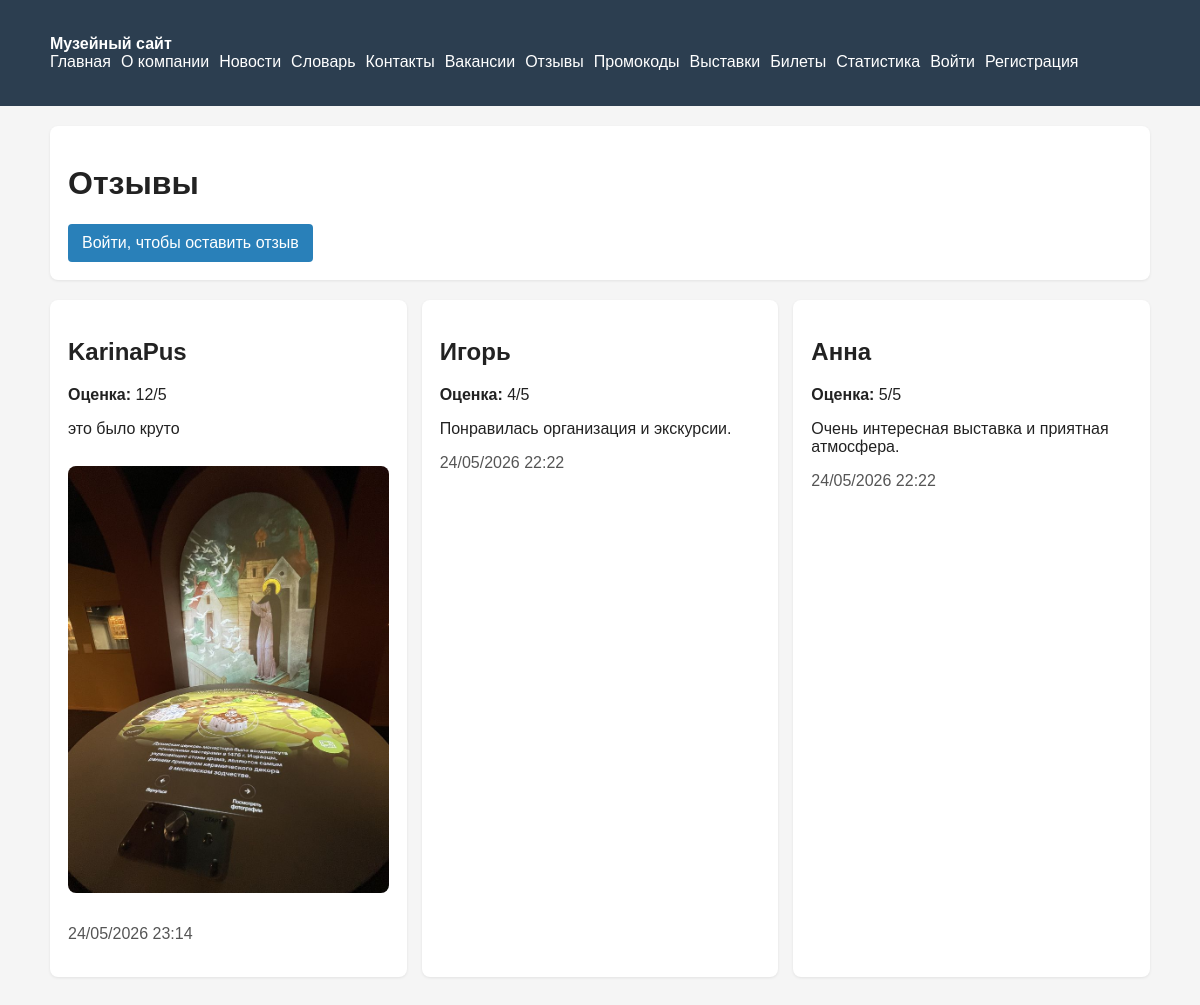
The page /reviews/ on the database as committed earlier.
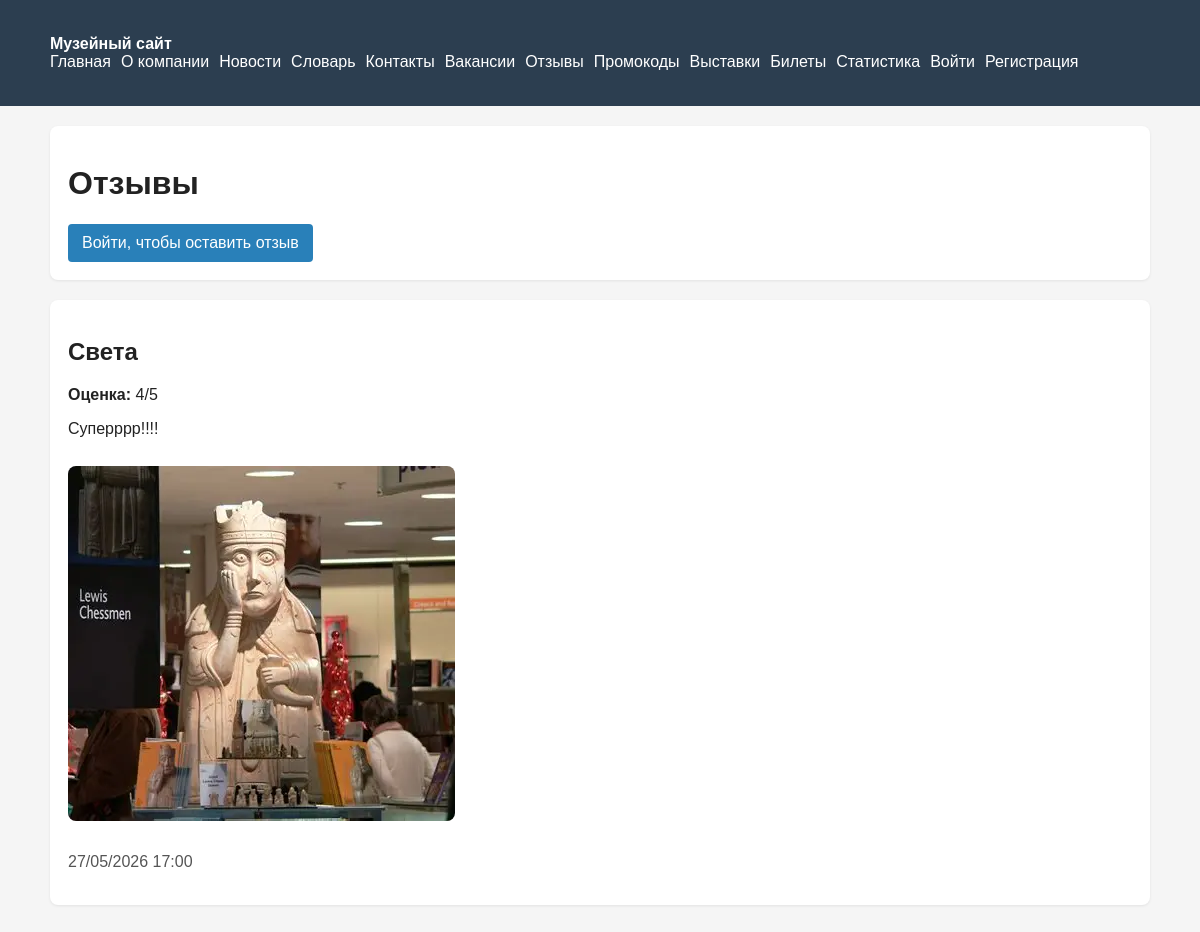
The same page on the database as committed later.
### museum/models.py (models this page shows, shortened)
class Review(models.Model):
    visitor = models.ForeignKey("Visitor", on_delete=models.SET_NULL, null=True, blank=True, related_name="reviews")
    author_name = models.CharField(max_length=120, blank=True)
    rating = models.PositiveSmallIntegerField(validators=[MinValueValidator(1), MaxValueValidator(5)])
    text = models.TextField()
    image = models.FileField(upload_to="reviews/", blank=True, null=True)
    created_at = models.DateTimeField(auto_now_add=True)

### museum/views.py (the view)
# urls.py: path("reviews/", reviews_view, name="reviews"),
def reviews_view(request):
    reviews = Review.objects.order_by("-created_at")[:20]
    return render(request, "museum/reviews.html", {"reviews": reviews})

### templates/museum/reviews.html (shortened to what this page needs)
{% extends 'base.html' %}
{% block content %}
<div class="panel">
    <h1>Отзывы</h1>
    {% if user.is_authenticated %}
        <a class="btn" href="{% url 'museum:review-create' %}">Добавить отзыв</a>
    {% else %}
        <a class="btn" href="{% url 'museum:login' %}">Войти, чтобы оставить отзыв</a>
    {% endif %}
</div>
<div class="grid">
    {% for review in reviews %}
        <div class="panel">
            <h2>{{ review.author_name|default:'Аноним' }}</h2>
            <p><strong>Оценка:</strong> {{ review.rating }}/5</p>
            <p>{{ review.text }}</p>
            {% if review.image %}
                <img src="{{ review.image.url }}" alt="Изображение отзыва" style="max-width: 100%; border-radius: 8px; margin: 12px 0;">
            {% endif %}
            <p class="muted">{{ review.created_at|date:'d/m/Y H:i' }}</p>
        </div>
    {% empty %}
        <div class="panel"><p>Отзывов пока нет.</p></div>
    {% endfor %}
</div>
{% endblock %}

Rows that differ between the two databases and show on the page:
removed Review: author_name "KarinaPus", rating "12", text "это было круто", image (picture), created_at "24/05/2026 23:14"
removed Review: author_name "Игорь", rating "4", text "Понравилась организация и экскурсии.", created_at "24/05/2026 22:22"
removed Review: author_name "Анна", rating "5", text "Очень интересная выставка и приятная атмосфера.", created_at "24/05/2026 22:22"
added Review: author_name "Света", rating "4", text "Суперррр!!!!", image (picture), created_at "27/05/2026 17:00"
